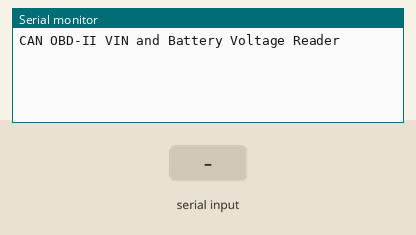
Simulated run of this sketch. Board: Arduino Uno, built with avr-gcc and run on an emulated ATmega328P. On the bench: the last lines printed to the serial monitor. The test bench sets the inputs (shaded band). At 2.9 s the program stops and its outputs stay as they are.

Above: at 1.2 s.
1.3 s: "1\n" received over the second serial link
At 2.5 s:
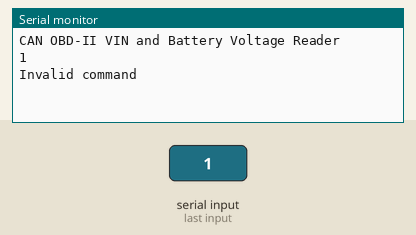
2.8 s: "220106\n" received over the second serial link
At 3.8 s:
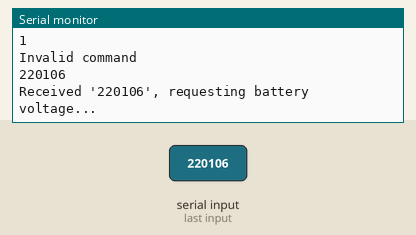

The sketch:

vin-battery-bluetooth.ino
```cpp
#include <SoftwareSerial.h>
#include <CAN.h>

SoftwareSerial BTSerial(5, 6); // TX/RX pins for Bluetooth module
const bool useStandardAddressing = true;

void setup() {
  Serial.begin(9600);
  BTSerial.begin(9600);

  Serial.println("CAN OBD-II VIN and Battery Voltage Reader");

  if (!CAN.begin(500E3)) {
    Serial.println("Starting CAN failed!");
    while (1);
  }

  if (useStandardAddressing) {
    CAN.filter(0x7E8);
  } else {
    CAN.filterExtended(0x18DAF110);
  }
}

void loop() {
  if (BTSerial.available()) {
    String command = BTSerial.readStringUntil('\n'); // Read until newline character
    Serial.println(command);

    if (command.indexOf("220106") != -1)  {
      requestBatteryVoltage();
    } else if (command.indexOf("22F190") != -1)  {
      requestVIN();
    } else {
      Serial.println("Invalid command");
      BTSerial.println("Invalid command");
    }
  }
}

void requestVIN() {
  Serial.println("Received '22F190', requesting VIN...");
  // send the request for VIN data
  if (useStandardAddressing) {
    CAN.beginPacket(0x7df, 8);
  } else {
    CAN.beginExtendedPacket(0x18db33f1, 8);
  }
  CAN.write(0x02); // Number of additional bytes
  CAN.write(0x09); // Request vehicle information
  CAN.write(0x02); // Vehicle Identification Number (VIN)
  CAN.endPacket();

  // wait for response
  while (CAN.parsePacket() == 0 ||
         CAN.read() != 0x10 || CAN.read() != 0x14 || // correct length
         CAN.read() != 0x49 ||                       // correct mode
         CAN.read() != 0x02 ||                       // correct PID
         CAN.read() != 0x01);

  // Print out VIN characters to both Serial monitor and Bluetooth terminal
  while (CAN.available()) {
    char vinChar = (char)CAN.read();
    Serial.write(vinChar);
    BTSerial.write(vinChar); // Send VIN characters over Bluetooth
  }

  // read in remaining chunks
  for (int i = 0; i < 2; i++) { // Changed loop to read remaining 2 characters
    if (useStandardAddressing) {
      CAN.beginPacket(0x7e0, 8);
    } else {
      CAN.beginExtendedPacket(0x18db33f1, 8);
    }
    CAN.write(0x30);
    CAN.endPacket();

    // wait for response
    while (CAN.parsePacket() == 0 ||
           CAN.read() != (0x21 + i)); // correct sequence number

    // Print VIN characters
    while (CAN.available()) {
      char vinChar = (char)CAN.read();
      Serial.write(vinChar);
      BTSerial.write(vinChar);
    }
  }

  Serial.println();
  BTSerial.println();
}

void requestBatteryVoltage() {
  Serial.println("Received '220106', requesting battery voltage...");
  if (useStandardAddressing) {
    CAN.beginPacket(0x7DF, 8);
  } else {
    CAN.beginExtendedPacket(0x18DB33F1, 8);
  }
  CAN.write(0x02); // Number of additional bytes
  CAN.write(0x01); // Show current data
  CAN.write(0x42); // Battery voltage PID
  CAN.endPacket();

  // Wait for response
  while (CAN.parsePacket() == 0 ||
         CAN.read() != 0x04  ||         // Correct length
         CAN.read() != 0x41  ||     // Correct mode
         CAN.read() != 0x42);     // Correct PID

  // Read and parse battery voltage
  int voltage_MSB = CAN.read();
  int voltage_LSB = CAN.read();
  float batteryVoltage = ((voltage_MSB * 256) + voltage_LSB ) * 0.001; //Convert to volts
  Serial.print("Battery Voltage: ");
  Serial.print(batteryVoltage, 2); // Print with 2 decimal places
  Serial.println(" V");

  // Send the battery voltage over Bluetooth
  BTSerial.print("Battery Voltage: ");
  BTSerial.print(batteryVoltage, 2);
  BTSerial.println(" V");
}
	
```

Measured:
- after the input at 1.3 s, the serial monitor: prints a new line at once (image 1)
- after the input at 2.8 s, the serial monitor: prints a new line at once (image 2)
